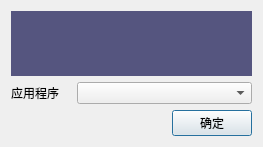
<?xml version="1.0" encoding="UTF-8"?>
<ui version="4.0">
 <class>AddNotifyMsg</class>
 <widget class="QDialog" name="AddNotifyMsg">
  <property name="geometry">
   <rect>
    <x>0</x>
    <y>0</y>
    <width>263</width>
    <height>147</height>
   </rect>
  </property>
  <property name="windowTitle">
   <string>Dialog</string>
  </property>
  <layout class="QVBoxLayout" name="verticalLayout">
   <item>
    <widget class="QLabel" name="label_2">
     <property name="styleSheet">
      <string notr="true">gridline-color: rgb(85, 85, 127);
background-color: rgb(85, 85, 127);</string>
     </property>
     <property name="text">
      <string/>
     </property>
    </widget>
   </item>
   <item>
    <layout class="QHBoxLayout" name="horizontalLayout">
     <item>
      <widget class="QLabel" name="label">
       <property name="maximumSize">
        <size>
         <width>60</width>
         <height>16777215</height>
        </size>
       </property>
       <property name="text">
        <string>应用程序</string>
       </property>
      </widget>
     </item>
     <item>
      <widget class="QComboBox" name="comboBox"/>
     </item>
    </layout>
   </item>
   <item>
    <layout class="QHBoxLayout" name="horizontalLayout_2">
     <item>
      <spacer name="horizontalSpacer">
       <property name="orientation">
        <enum>Qt::Horizontal</enum>
       </property>
       <property name="sizeHint" stdset="0">
        <size>
         <width>40</width>
         <height>20</height>
        </size>
       </property>
      </spacer>
     </item>
     <item>
      <widget class="QPushButton" name="pushButton">
       <property name="text">
        <string>确定</string>
       </property>
      </widget>
     </item>
    </layout>
   </item>
  </layout>
  <zorder>label</zorder>
  <zorder>comboBox</zorder>
  <zorder>pushButton</zorder>
  <zorder>horizontalSpacer</zorder>
  <zorder>comboBox</zorder>
  <zorder>label_2</zorder>
 </widget>
 <resources/>
 <connections/>
</ui>
